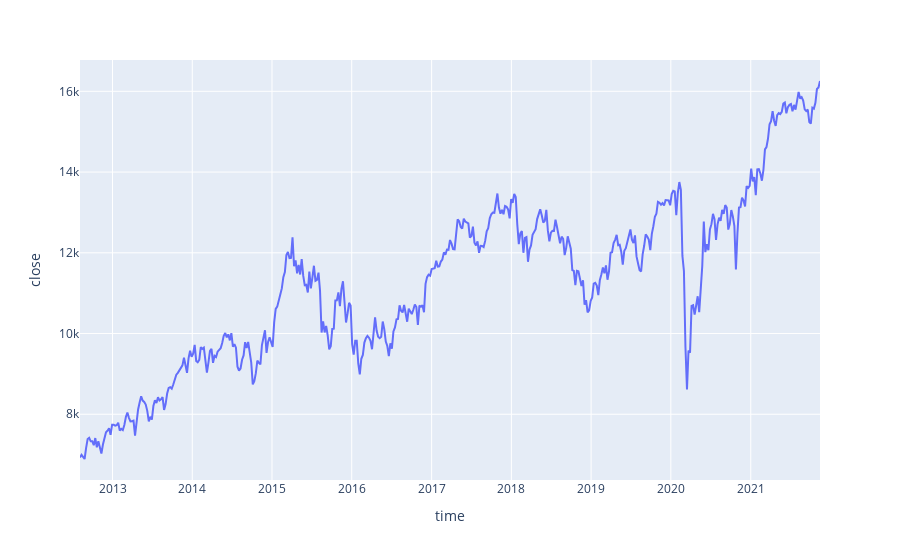

The notebook cell this image was saved under:
### Code cell
symbol = "DE40"
bars = mt5.copy_rates_from_pos(symbol, mt5.TIMEFRAME_W1, 0, 10000)
df = pd.DataFrame(bars)
df['time'] = pd.to_datetime(df['time'], unit='s')

display(df)
display(px.line(df, x='time', y='close'))

### Figure 1 — Plotly figure (JSON) as saved in the notebook; plotly's stock layout.template omitted (floating-point values rounded to 4 significant figures; data arrays with more than 128 entries replaced by an {"elided": "..."} marker saying what was removed)
{"data": [{"hovertemplate": "time=%{x}<br>close=%{y}<extra></extra>", "legendgroup": "", "line": {"color": "#636efa", "dash": "solid"}, "mode": "lines", "name": "", "orientation": "v", "showlegend": false, "type": "scatter", "x": {"elided": "485 str values"}, "xaxis": "x", "y": {"elided": "485 float values"}, "yaxis": "y"}], "layout": {"legend": {"tracegroupgap": 0}, "margin": {"t": 60}, "xaxis": {"anchor": "y", "domain": [0, 1], "title": {"text": "time"}}, "yaxis": {"anchor": "x", "domain": [0, 1], "title": {"text": "close"}}}}
